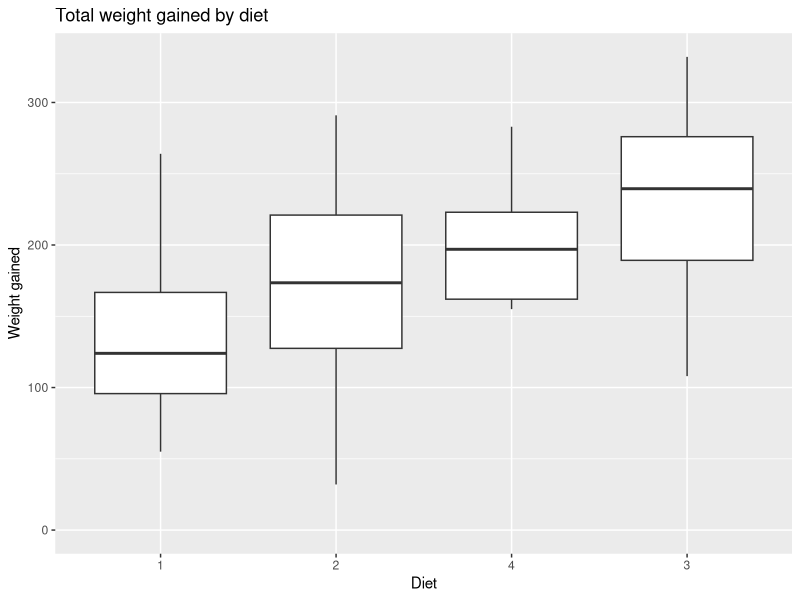
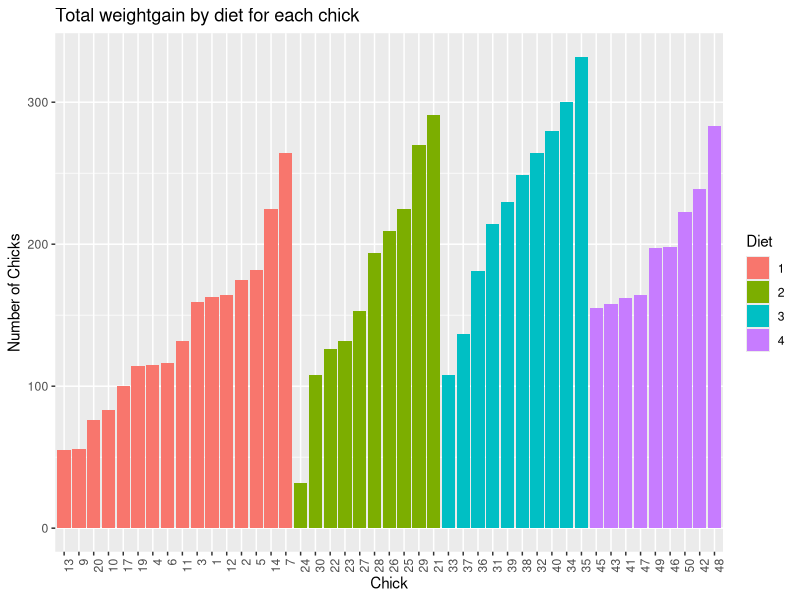
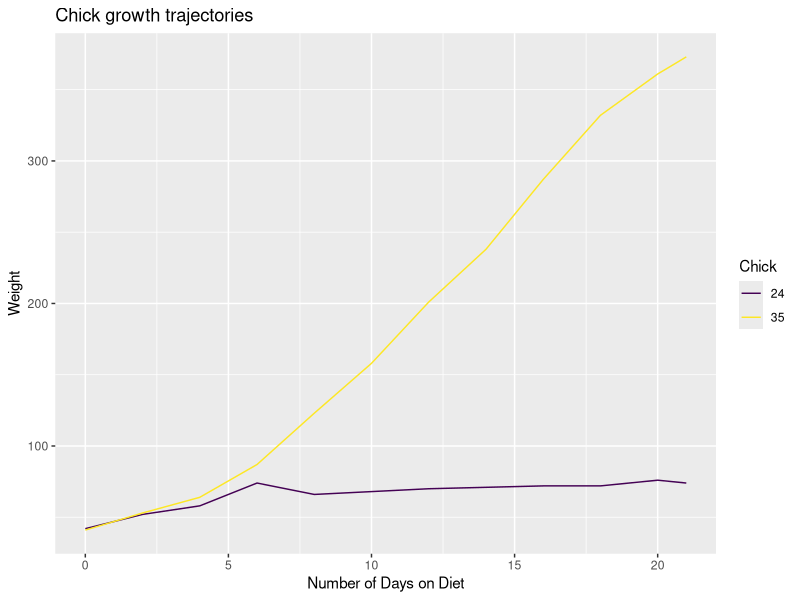
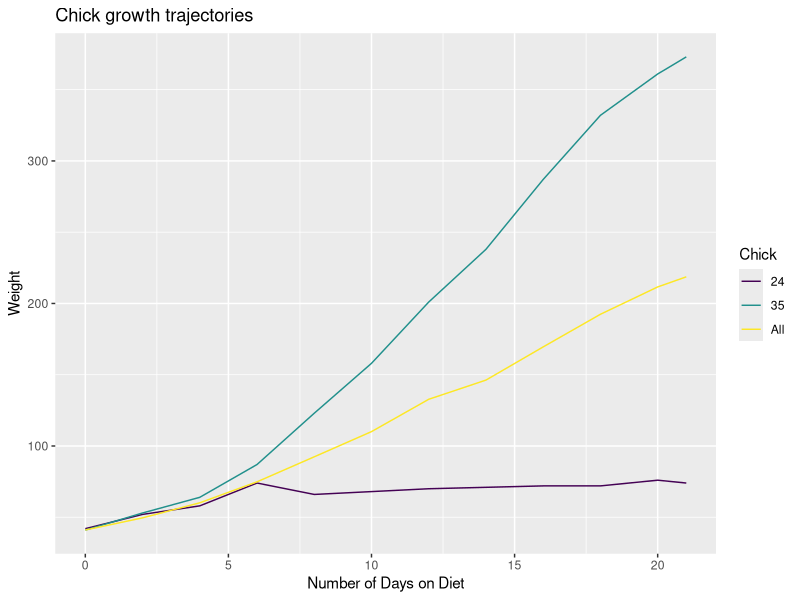
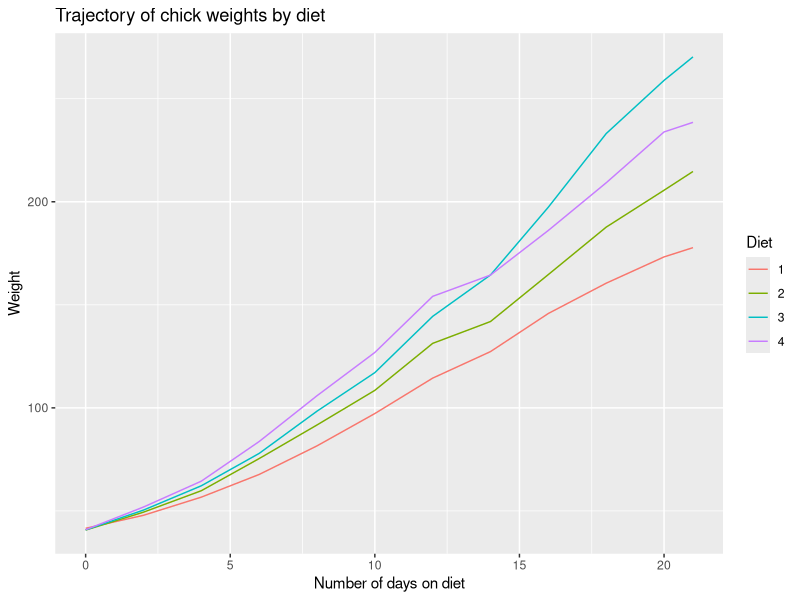
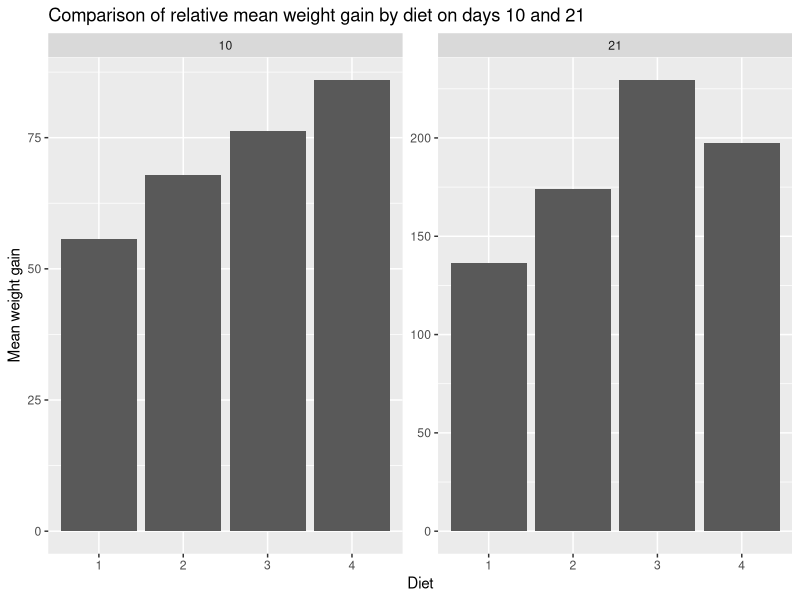

Reproduce these figures in R, in order.
## ---- chunk 1
knitr::opts_chunk$set(echo = TRUE)
## ---- chunk 2
library(dplyr)
library(ggplot2)
## ---- chunk 3
weight0 <- ChickWeight %>% 
  filter(Time == 0) %>% 
  group_by(Diet) %>% 
  summarize(n = n(), avg_weight = mean(weight), sd = sd(weight))
print(weight0)
## ---- chunk 4
ChickWeight %>% group_by(Chick) %>% summarize(n = n()) %>%
  filter(n < 12)
## ---- chunk 5
complete <- ChickWeight %>% filter(!Chick %in% c(18, 16, 15, 8, 44))
complete %>% head(3)
## ---- chunk 6
complete <- complete %>% 
  group_by(Chick) %>% 
  mutate(weightgain = weight - first(weight)) %>% 
  ungroup(Chick)
complete %>% head(3)
## ---- chunk 7
ggplot(filter(complete, Time == 21), aes(y=weightgain, x=reorder(Diet, weightgain, FUN = median))) + 
  geom_boxplot() + ylim(0, NA) + 
  xlab('Diet') +
  ylab('Weight gained') + 
  ggtitle('Total weight gained by diet')
## ---- chunk 8
weights <- complete %>% 
  filter(Time == 21) %>% 
  arrange(weightgain) %>% 
  filter(weightgain == min(weightgain) | weightgain == max(weightgain))

weights
## ---- chunk 9
ggplot(filter(complete, Time == 21), aes(x=Chick, weight=weightgain, fill=Diet)) + 
  geom_bar() +
  ylab('Number of Chicks') +
  ggtitle('Total weightgain by diet for each chick') +
  theme(axis.text.x = element_text(angle = 90, hjust = 1))
## ---- chunk 10
ggplot(filter(complete, Chick == 24 | Chick == 35), aes(Time, weight, color=Chick)) + 
  geom_line() +
  xlab('Number of Days on Diet') +
  ylab('Weight') +
  ggtitle('Chick growth trajectories')
## ---- chunk 11
chick1 <- complete %>% 
  filter(Chick == 24 | Chick == 35) %>% 
  select(Time, weight, Chick)
chick2 <- complete %>%
  group_by(Time) %>% 
  summarize(weight = mean(weight))

ggplot() + 
  geom_line(data=chick1, aes(Time, weight, color=Chick)) +
  geom_line(data=chick2, aes(Time, weight, color='All')) +
  xlab('Number of Days on Diet') +
  ylab('Weight') +
  ggtitle('Chick growth trajectories')
## ---- chunk 12
dat <- complete %>%
  group_by(Time, Diet) %>% 
  summarize(weight = mean(weight))

ggplot(dat, aes(x = Time, y = weight, color = Diet)) + 
  geom_line() +
  xlab('Number of days on diet') +
  ylab('Weight') +
  ggtitle('Trajectory of chick weights by diet')
## ---- chunk 13
dat2 <- complete %>%
  group_by(Time, Diet) %>% 
  filter(Time == 10 | Time == 21) %>% 
  summarize(weightgain = mean(weightgain))

ggplot(dat2, aes(x=Diet, weight = weightgain)) + 
  geom_bar() +
  facet_wrap(~Time, scale='free_y') +
  ylab('Mean weight gain') +
  ggtitle('Comparison of relative mean weight gain by diet on days 10 and 21')
